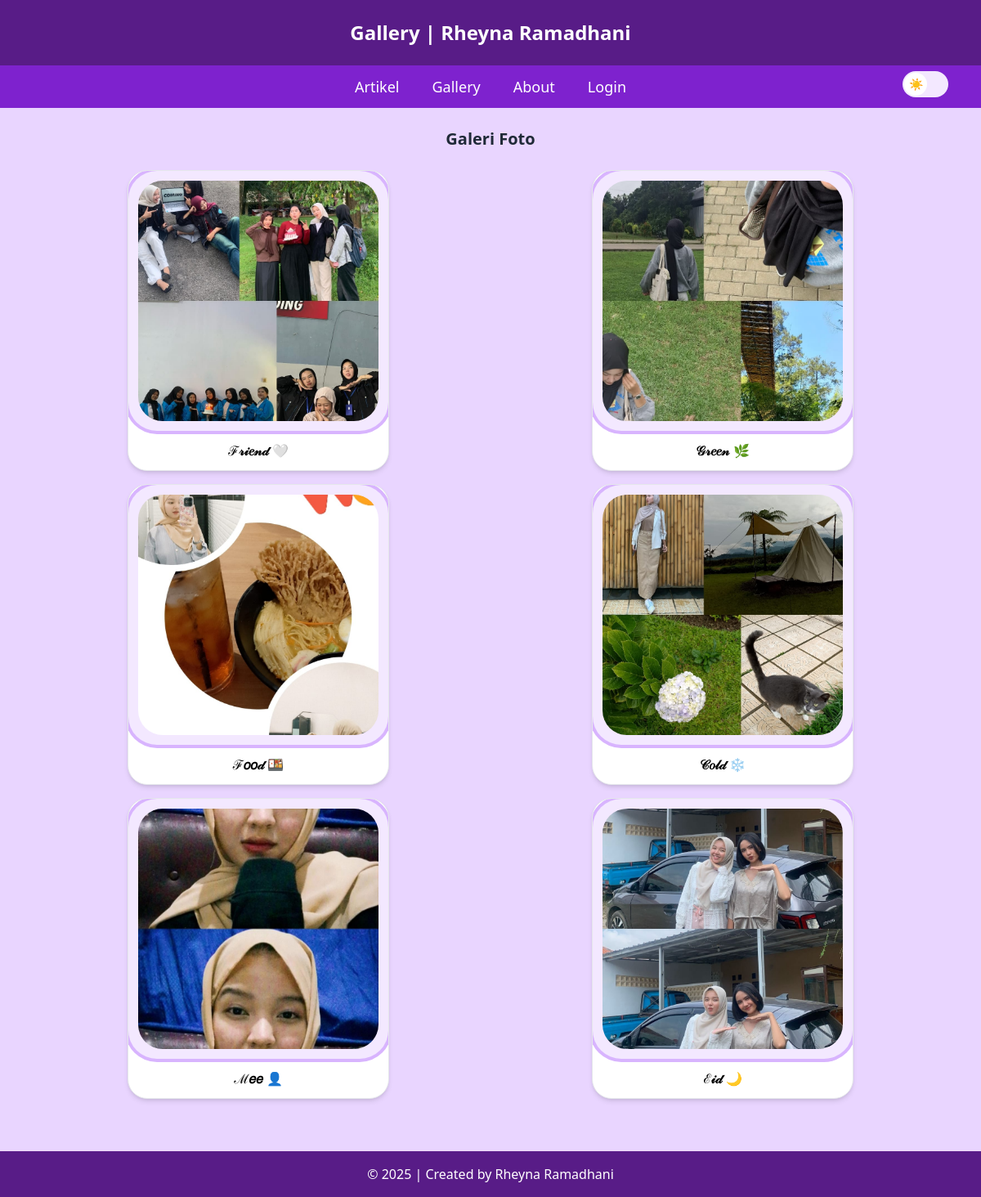
/gallery.php, run on the app's committed database.
### tables this page shows
CREATE TABLE `tbl_gallery` (
  `id_gallery` int(5) NOT NULL,
  `judul` text NOT NULL,
  `foto` text NOT NULL
);

### gallery.php (the view, shortened to what this page needs)
<?php include "koneksi.php"; ?>
<!DOCTYPE html>
<html lang="en">
<head>
  <script src="https://cdn.tailwindcss.com"></script>
</head>
<body class="bg-purple-200 dark:bg-gray-900 dark:text-gray-100 text-gray-800 font-sans transition-colors duration-300">
  <header class="bg-purple-900 dark:bg-gray-800 text-white text-center p-6 text-2xl font-bold">
    Gallery | Rheyna Ramadhani
  </header>
  <nav class="bg-purple-700 dark:bg-gray-700 text-white py-3 relative">
    <div class="relative max-w-6xl mx-auto flex justify-center items-center">
      <ul class="flex space-x-10 font-medium text-lg">
        <li><a href="index.php" class="hover:underline">Artikel</a></li>
        <li><a href="gallery.php" class="hover:underline">Gallery</a></li>
        <li><a href="about.php" class="hover:underline">About</a></li>
        <li><a href="admin/login.php" class="hover:underline">Login</a></li>
      </ul>
      <div class="absolute right-4">
        <label class="relative inline-flex items-center cursor-pointer">
          <div id="switchIcon" class="absolute top-0.5 left-0.5 w-7 h-7 bg-white rounded-full flex items-center justify-center text-sm transition-all duration-300 peer-checked:translate-x-6">
            <span id="icon" class="text-gray-500">☀️</span>
          </div>
        </label>
      </div>
    </div>
  </nav>
  <main class="max-w-6xl mx-auto px-4 py-6">
    <h2 class="text-xl font-bold mb-6 text-center">Galeri Foto</h2>
    <div class="grid grid-cols-1 md:grid-cols-2 gap-4 place-items-center">
      <?php
      $sql = "SELECT * FROM tbl_gallery ORDER BY id_gallery DESC";
      $query = mysqli_query($db, $sql);
      while ($data = mysqli_fetch_array($query)) {
        echo "<div onclick=\"openModal('images/{$data['foto']}')\" class='bg-white dark:bg-gray-800 border dark:border-gray-600 rounded-3xl shadow-md overflow-hidden w-[320px] mx-auto transition-transform duration-300 hover:scale-105 cursor-pointer hover:shadow-2xl'>";
        echo "<div class='w-full aspect-square p-3 bg-purple-100 dark:bg-gray-700 rounded-[35px] ring-4 ring-purple-300 dark:ring-purple-600'>";
        echo "<img src='images/{$data['foto']}' alt='Gambar' class='w-full h-full object-cover rounded-[30px]'>";
        echo "</div>";
        echo "<div class='p-3'>";
        echo "<h3 class='text-base font-semibold text-black dark:text-white text-center'>" . htmlspecialchars($data['judul']) . "</h3>";
        echo "</div></div>";
      }
      ?>
    </div>
  </main>
  <footer class="bg-purple-900 dark:bg-gray-800 text-white text-center py-4 mt-10">
    &copy; <?php echo date('Y'); ?> | Created by Rheyna Ramadhani
  </footer>
</body>
</html>

### data on the page
tbl_gallery: foto (picture), judul "ℱ𝓇𝒾𝑒𝓃𝒹 🤍"
tbl_gallery: foto (picture), judul "𝒢𝓇𝑒𝑒𝓃 🌿"
tbl_gallery: foto (picture), judul "ℱ𝑜𝑜𝒹 🍱"
tbl_gallery: foto (picture), judul "𝒞𝑜𝓁𝒹 ❄️"
tbl_gallery: foto (picture), judul "ℳ𝑒𝑒 👤"
tbl_gallery: foto (picture), judul "ℰ𝒾𝒹 🌙"
